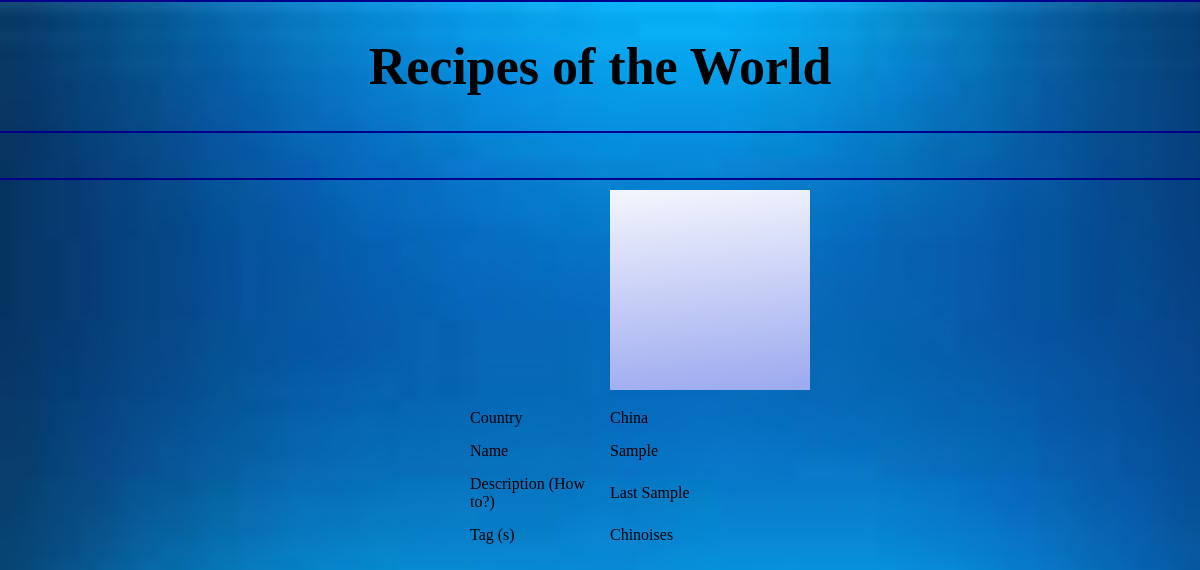
Page /view_recipe.php?recipe_id=167674629 on the committed database.
### tables this page shows
CREATE TABLE `recipes` (
  `id` int(11) NOT NULL AUTO_INCREMENT,
  `name` varchar(250) NOT NULL,
  `description` varchar(10000) NOT NULL,
  `country` varchar(250) NOT NULL,
  `userID` int(11) NOT NULL,
  `date_added` timestamp NULL DEFAULT NULL,
  `photo` varchar(200) DEFAULT NULL,
  PRIMARY KEY (`id`),
  KEY `FK_recipes_userID` (`userID`),
  CONSTRAINT `FK_recipes_userID` FOREIGN KEY (`userID`) REFERENCES `users` (`id`)
);

### classes/DBConnection.php (called while the page is built, shortened)
<?php
class DBConnection
{
    public function getDBConnection()
    {
        $db_host = '127.0.0.1';
        $db_login = 'root';
        $db_password = '';
        $db_name = 'recipe_db';
        $mysqli = new mysqli($db_host,$db_login,$db_password,$db_name);
        if ($mysqli->connect_errno) {
            die("There was an error connecting to the database");
        } else {
            return $mysqli;
        }
    }
    public function getSingleResultSet($sql)
    {
        $mysqli = $this->getDBConnection();
        $result = $mysqli->query($sql);
        return $result->fetch_assoc();
    }
    public function getMultipleResultSet($sql)
    {
        $resultSet = [];
        $mysqli = $this->getDBConnection();
        $result = $mysqli->query($sql);
        if (!empty($result) && $result->num_rows != 0) {
            while ($row = $result->fetch_assoc()) {
                $resultSet[] = $row;
            }
        }
        return $resultSet;
    }
}

### classes/Recipe.php (called while the page is built, shortened)
<?php
require_once 'DBConnection.php';
class Recipe
{
    public function getRecipeAndTags($recipeId)
    {
        $sql = "SELECT
                    r.id AS recipe_id,
                    r.name AS recipe_name,
                    r.description,
                    r.country,
                    t.description AS tag_name,
                    t.id AS tag_id
                FROM
                    recipes r
                        LEFT JOIN
                    recipetags rt ON (r.id = rt.recipeID)
                        LEFT JOIN
                    tags t ON (t.id = rt.tagID)
                WHERE
                    r.id = $recipeId
                ";
        $dbConnection = new DBConnection();
        return $dbConnection->getMultipleResultSet($sql);
    }
    public function getRecipeOnly($recipeId)
    {
        $sql = "SELECT * FROM recipes WHERE id = $recipeId";
        $dbConnection = new DBConnection();
        return $dbConnection->getSingleResultSet($sql);
    }
}

### classes/Category.php (called while the page is built, shortened)
<?php
require_once 'DBConnection.php';
class Category
{
    public function getAllCategories()
    {
        $db = new DBConnection();
        return $db->getMultipleResultSet(
            "SELECT tags.*,users.username
             FROM tags
             LEFT JOIN users ON (users.id = tags.userID)
             ORDER BY description");
    }
}

### view_recipe.php (the view, shortened to what this page needs)
<?php
require_once 'classes/Recipe.php';
require_once 'classes/Category.php';
$util = new Util();
$category = new Category();
$categories = $category->getAllCategories();
$recipe = new Recipe();
$recipeDetails = array();;
$tags = array();
if (isset($_GET['recipe_id'])) {
    $recipeId = $util->decryptPK($_GET['recipe_id']);
    $recipeDetails = $recipe->getRecipeOnly($recipeId);
    if (!empty($recipeDetails)) {
        $recipeAndTags = $recipe->getRecipeAndTags($recipeId);
        $tags = array_column($recipeAndTags, 'tag_name');
    } else {
        $_SESSION['error_message'] = "The page you are looking for does not exist!";
        header("Location:index.php");
    }
}
?>
<!DOCTYPE html>
<html>
    <head>
        <?php include_once('meta.php'); ?>
    </head>
    <body>
    <?php include_once('header.php'); ?>
        <section id="section1">
        </section>
        <section id="section4">
            <?php include_once('_tag_pop_up.php'); ?>
            <form method="post" action="" id="add-recipe-form">
                <table width="30%" cellpadding="5" cellspacing="5" border="0">
                    <tr>
                        <td></td>
                        <td>
                            <?php
                                $image = "default.png";
                            ?>
                            <img src="image_uploads/<?php echo $image; ?>" width="200" height="200">
                        </td>
                    </tr>
                    <tr>
                        <td>Country</td>
                        <td><?php echo $recipeDetails['country']; ?></td>
                    </tr>
                    <tr>
                        <td>Name</td>
                        <td>
                            <?php echo $recipeDetails['name']; ?>
                        </td>
                    </tr>
                    <tr>
                        <td>
                            Description (How to?)
                        </td>
                        <td>
                            <?php echo $recipeDetails['description']; ?>
                        </td>
                    </tr>
                    <tr>
                        <td>Tag (s)</td>
                        <td>
                            <?php echo implode(", ", $tags); ?>
                        </td>
                    </tr>
                    <tr>
                        <td>
                    </tr>
                </table>
            </form>
        </section>
    </body>
</html>

### style.css (style rules this page uses)
body { background-image: url("bg.jpg"); font-family: "Trebuchet MS"; width: 100%; margin: 0; }
section { min-height: 40px; }
#section1 { padding-top: 5px; padding-left: 10px; border-bottom: 2px solid darkblue; }

### rows in the picture
recipes: country "China", name "Sample", description "Last Sample"

### other values in the picture
implode(", ", $tags) "Chinoises"
